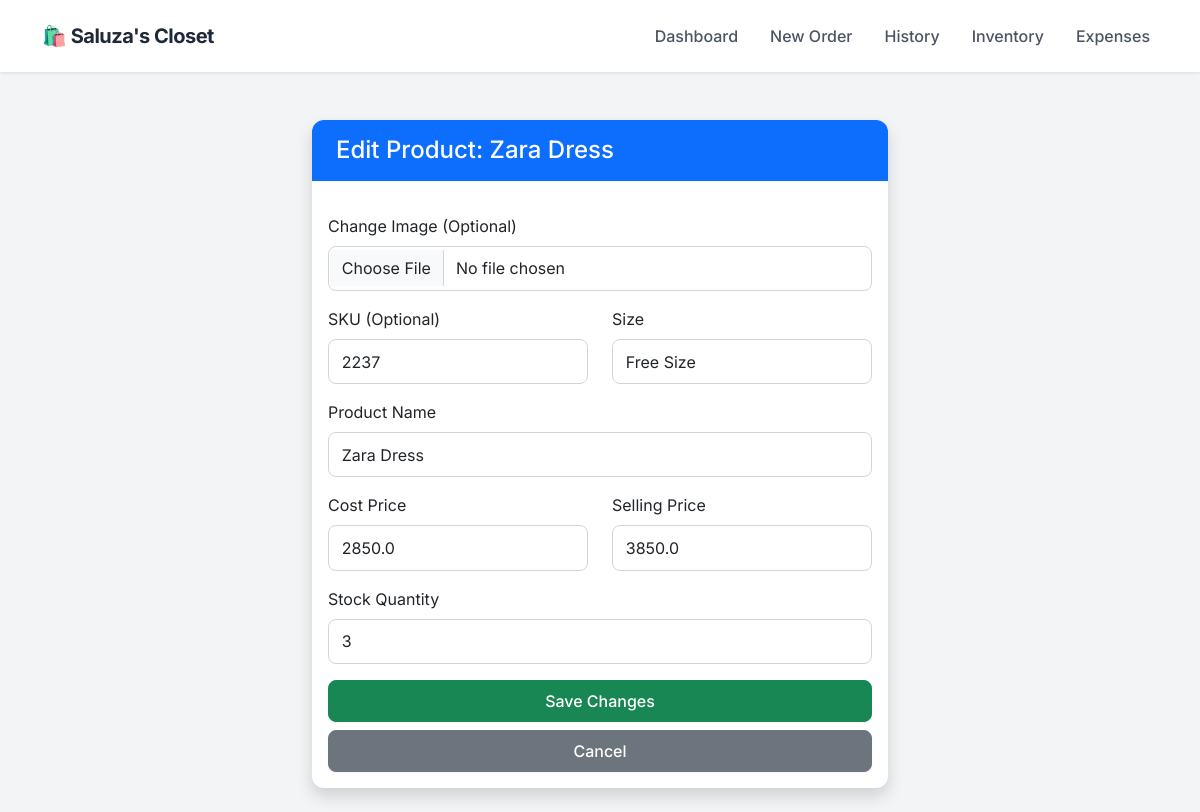
Before: /edit_product/186 with the older database file.
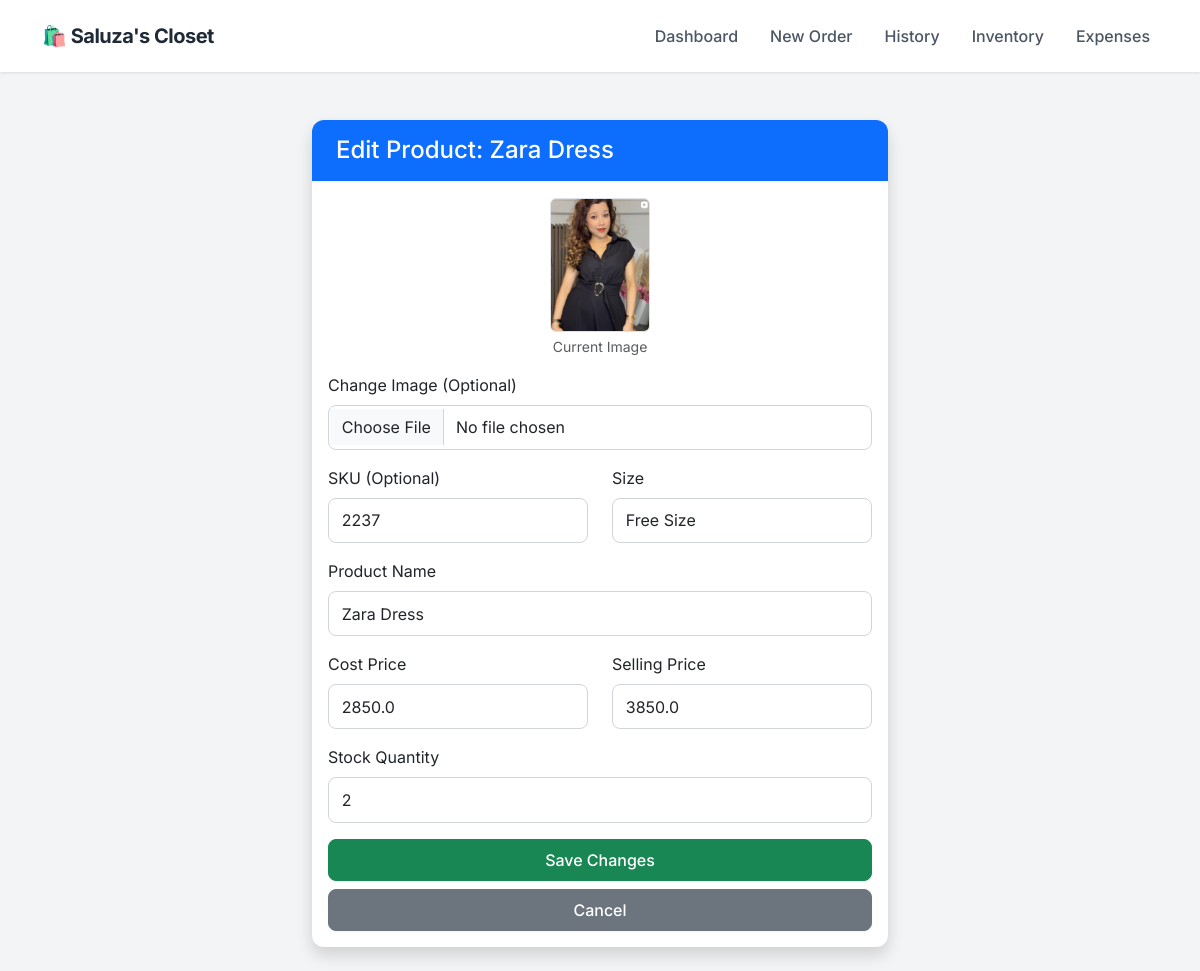
After: the same page with the newer database file.
### app.py (models this page shows)
class Product(db.Model):
    id = db.Column(db.Integer, primary_key=True)
    sku = db.Column(db.String(50), unique=True, nullable=True)
    name = db.Column(db.String(100), nullable=False)
    size = db.Column(db.String(10), nullable=False)
    cost_price = db.Column(db.Float, default=0.0)
    price = db.Column(db.Float, nullable=False)
    stock = db.Column(db.Integer, default=0)
    image = db.Column(db.String(100), nullable=True)

### app.py (the view, shortened to what this page needs)
@app.route('/edit_product/<int:id>', methods=['GET', 'POST'])
def edit_product(id):
    product = Product.query.get_or_404(id)
    return render_template('edit_product.html', p=product)

### templates/edit_product.html
{% extends "layout.html" %}
{% block content %}
<div class="container mt-4" style="max-width: 600px;">
    <div class="card shadow">
        <div class="card-header bg-primary text-white">
            <h4 class="mb-0">Edit Product: {{ p.name }}</h4>
        </div>
        <div class="card-body">
            <form method="POST" enctype="multipart/form-data">
                <div class="text-center mb-3">
                    {% if p.image %}
                    <img src="{{ url_for('static', filename='uploads/' + p.image) }}" width="100" class="rounded border">
                    <p class="small text-muted mt-1">Current Image</p>
                    {% endif %}
                </div>
                <div class="mb-3">
                    <label class="form-label">Change Image (Optional)</label>
                    <input type="file" name="image" class="form-control">
                </div>
                <div class="row mb-3">
                    <div class="col">
                        <label class="form-label">SKU (Optional)</label>
                        <input type="text" name="sku" class="form-control" value="{{ p.sku if p.sku else '' }}">
                    </div>
                    <div class="col">
                        <label class="form-label">Size</label>
                        <input type="text" name="size" class="form-control" value="{{ p.size }}" required>
                    </div>
                </div>
                <div class="mb-3">
                    <label class="form-label">Product Name</label>
                    <input type="text" name="name" class="form-control" value="{{ p.name }}" required>
                </div>
                <div class="row mb-3">
                    <div class="col">
                        <label class="form-label">Cost Price</label>
                        <input type="number" name="cost_price" class="form-control" step="0.01" value="{{ p.cost_price }}" required>
                    </div>
                    <div class="col">
                        <label class="form-label">Selling Price</label>
                        <input type="number" name="price" class="form-control" step="0.01" value="{{ p.price }}" required>
                    </div>
                </div>
                <div class="mb-3">
                    <label class="form-label">Stock Quantity</label>
                    <input type="number" name="stock" class="form-control" value="{{ p.stock }}" required>
                </div>
                <div class="d-grid gap-2">
                    <button type="submit" class="btn btn-success">Save Changes</button>
                    <a href="/inventory" class="btn btn-secondary">Cancel</a>
                </div>
            </form>
        </div>
    </div>
</div>
{% endblock %}

Changed rows visible on the page:
changed Product "Zara Dress": image: picture added; stock "3" → "2"
Other visible differences:
text now shown: "Current Image"
